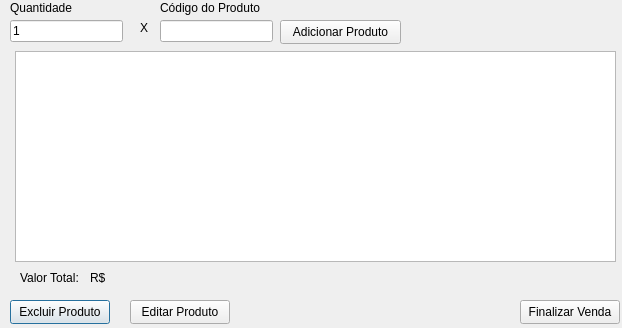
<?xml version="1.0" encoding="UTF-8"?>
<ui version="4.0">
 <class>VENDER</class>
 <widget class="QDialog" name="VENDER">
  <property name="geometry">
   <rect>
    <x>0</x>
    <y>0</y>
    <width>622</width>
    <height>328</height>
   </rect>
  </property>
  <property name="windowTitle">
   <string>Dialog</string>
  </property>
  <widget class="QLineEdit" name="txt_qtde">
   <property name="geometry">
    <rect>
     <x>10</x>
     <y>20</y>
     <width>113</width>
     <height>22</height>
    </rect>
   </property>
   <property name="text">
    <string>1</string>
   </property>
  </widget>
  <widget class="QLineEdit" name="txt_codprod">
   <property name="geometry">
    <rect>
     <x>160</x>
     <y>20</y>
     <width>113</width>
     <height>22</height>
    </rect>
   </property>
  </widget>
  <widget class="QTableWidget" name="tw_listprodutos">
   <property name="geometry">
    <rect>
     <x>15</x>
     <y>51</y>
     <width>601</width>
     <height>211</height>
    </rect>
   </property>
  </widget>
  <widget class="QLabel" name="label">
   <property name="geometry">
    <rect>
     <x>10</x>
     <y>0</y>
     <width>71</width>
     <height>16</height>
    </rect>
   </property>
   <property name="text">
    <string>Quantidade</string>
   </property>
  </widget>
  <widget class="QLabel" name="label_2">
   <property name="geometry">
    <rect>
     <x>140</x>
     <y>20</y>
     <width>49</width>
     <height>16</height>
    </rect>
   </property>
   <property name="text">
    <string>X</string>
   </property>
  </widget>
  <widget class="QLabel" name="label_3">
   <property name="geometry">
    <rect>
     <x>160</x>
     <y>0</y>
     <width>111</width>
     <height>16</height>
    </rect>
   </property>
   <property name="text">
    <string>Código do Produto</string>
   </property>
  </widget>
  <widget class="QLabel" name="label_4">
   <property name="geometry">
    <rect>
     <x>20</x>
     <y>270</y>
     <width>91</width>
     <height>16</height>
    </rect>
   </property>
   <property name="text">
    <string>Valor Total:</string>
   </property>
  </widget>
  <widget class="QLabel" name="lb_vendastotais">
   <property name="geometry">
    <rect>
     <x>90</x>
     <y>270</y>
     <width>49</width>
     <height>16</height>
    </rect>
   </property>
   <property name="text">
    <string>R$</string>
   </property>
  </widget>
  <widget class="QPushButton" name="btn_excluirprod">
   <property name="geometry">
    <rect>
     <x>10</x>
     <y>300</y>
     <width>100</width>
     <height>24</height>
    </rect>
   </property>
   <property name="text">
    <string>Excluir Produto</string>
   </property>
  </widget>
  <widget class="QPushButton" name="btn_editarprod">
   <property name="geometry">
    <rect>
     <x>130</x>
     <y>300</y>
     <width>100</width>
     <height>24</height>
    </rect>
   </property>
   <property name="text">
    <string>Editar Produto</string>
   </property>
  </widget>
  <widget class="QPushButton" name="btn_finalizarvendas">
   <property name="geometry">
    <rect>
     <x>520</x>
     <y>300</y>
     <width>100</width>
     <height>24</height>
    </rect>
   </property>
   <property name="text">
    <string>Finalizar Venda</string>
   </property>
  </widget>
  <widget class="QPushButton" name="btn_pesquisarprod">
   <property name="geometry">
    <rect>
     <x>280</x>
     <y>20</y>
     <width>121</width>
     <height>24</height>
    </rect>
   </property>
   <property name="text">
    <string>Adicionar Produto</string>
   </property>
  </widget>
 </widget>
 <resources/>
 <connections/>
</ui>
